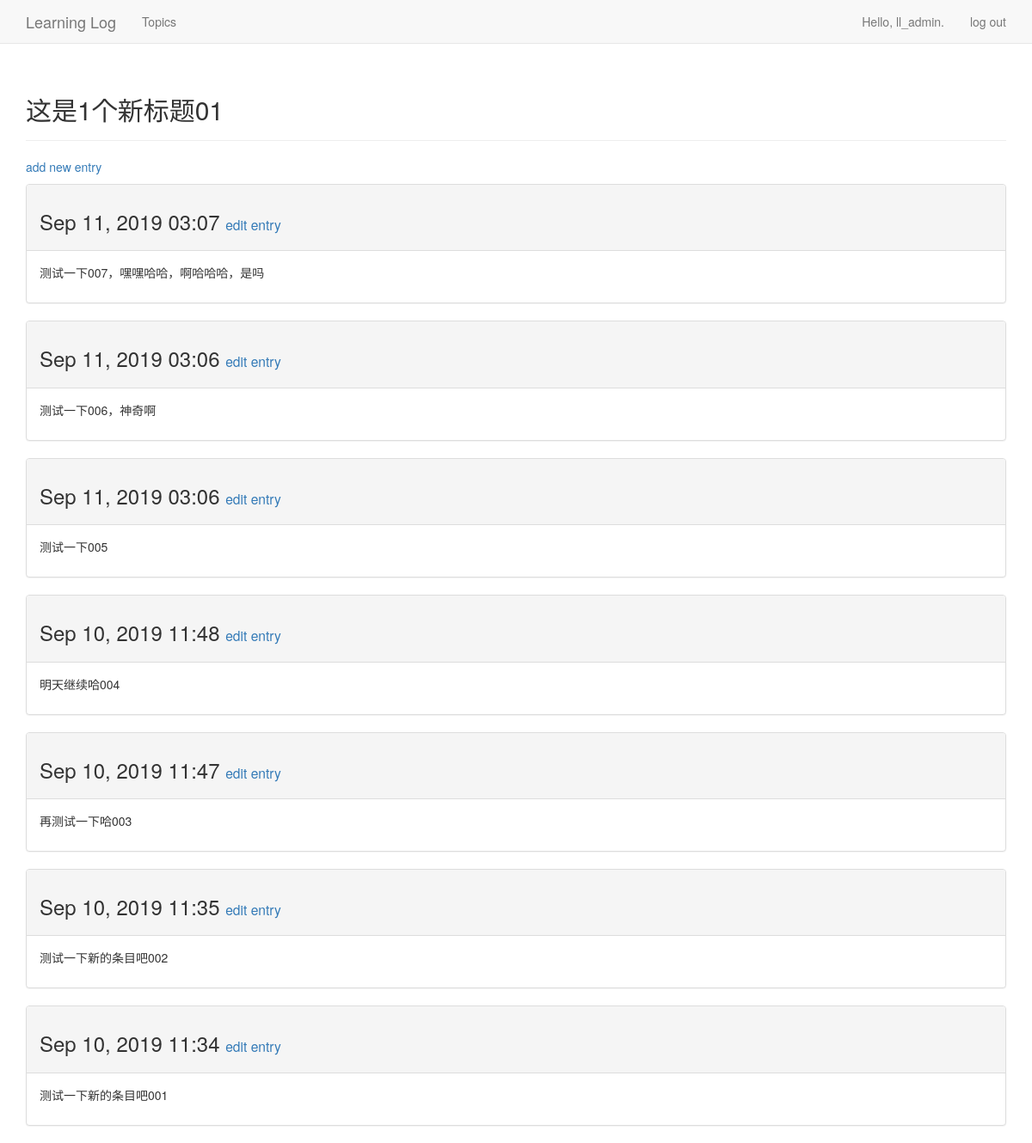
The page /topics/3/ (signed in) on the database its author committed.
### learning_logs/models.py (models this page shows, shortened)
class Topic(models.Model):
    text = models.CharField(max_length=200)
    date_added = models.DateTimeField(auto_now_add=True)
    owner = models.ForeignKey(User, on_delete=models.PROTECT)
    def __str__(self):
        return self.text

class Entry(models.Model):
    topic = models.ForeignKey(Topic, on_delete=models.PROTECT)
    text = models.TextField()
    date_added = models.DateTimeField(auto_now_add=True)
    class Meta:
        verbose_name_plural = 'entries'

### learning_logs/views.py (the view)
# urls.py: url(r'^topics/(?P<topic_id>\d+)/$', views.topic, name='topic'),
@login_required
def topic(request, topic_id):
    topic = get_object_or_404(Topic, id=topic_id)
    check_topic_owner(topic, request)
    entries = topic.entry_set.order_by('-date_added')
    context = {'topic': topic, 'entries': entries}
    return render(request, 'learning_logs/topic.html', context)

### learning_logs/views.py (called while the page is built)
def check_topic_owner(topic, request):
    if topic.owner != request.user:
        raise Http404

### learning_logs/templates/learning_logs/topic.html
{% extends 'learning_logs/base.html' %}
{% block header %}
  <h2>{{ topic }}</h2>
{% endblock header %}
{% block content %}
  <p>
    <a href="{% url 'learning_logs:new_entry' topic.id %}">add new entry</a>
  </p>
  {% for entry in entries %}
    <div class="panel panel-default">
      <div class="panel-heading">
        <h3>
          {{ entry.date_added|date:'M d, Y H:i' }}
          <small>
            <a href="{% url 'learning_logs:edit_entry' entry.id %}">
                edit entry</a>
          </small>
        </h3>
      </div>
      <div class="panel-body">
        {{ entry.text|linebreaks }}
      </div>
    </div>
  {% empty %}
       There are no entries for this topic yet.
  {% endfor %}
{% endblock content %}

### learning_logs/templates/learning_logs/base.html (shortened to what this page needs)
{% load bootstrap3 %}
<!DOCTYPE html>
<html lang="en">
  <head>
    {% bootstrap_css %}
  </head>
  <body>
    <nav class="navbar navbar-default navbar-static-top" role="navigation">
      <div class="container">
        <div class="navbar-header">
          <a class="navbar-brand" href="{% url 'learning_logs:index' %}">
                Learning Log</a>
        </div>
        <div id="navbar" class="navbar-collapse collapse">
          <ul class="nav navbar-nav">
            <li><a href="{% url 'learning_logs:topics' %}">Topics</a></li>
          </ul>
          <ul class="nav navbar-nav navbar-right">
            {% if user.is_authenticated %}
              <li><a>Hello, {{ user.username }}.</a></li>
              <li><a href="{% url 'users:logout' %}">log out</a></li>
            {% else %}
              <li><a href="{% url 'users:register' %}">register</a></li>
              <li><a href="{% url 'users:login' %}">log in</a></li>
            {% endif %}
          </ul>
        </div>
      </div>
    </nav>
    <div class="container">
      <div class="page-header">
        {% block header %}{% endblock header %}
      </div>
      <div>
        {% block content %}{% endblock content %}
      </div>
    </div>
  </body>
</html>

### rows shown on the page
Topic: text "这是1个新标题01"
Entry: date_added "Sep 11, 2019 03:07", text "测试一下007，嘿嘿哈哈，啊哈哈哈，是吗"
Entry: date_added "Sep 11, 2019 03:06", text "测试一下006，神奇啊"
Entry: date_added "Sep 11, 2019 03:06", text "测试一下005"
Entry: date_added "Sep 10, 2019 11:48", text "明天继续哈004"
Entry: date_added "Sep 10, 2019 11:47", text "再测试一下哈003"
Entry: date_added "Sep 10, 2019 11:35", text "测试一下新的条目吧002"
Entry: date_added "Sep 10, 2019 11:34", text "测试一下新的条目吧001"

### other values the page prints
{{ user.username }} "ll_admin"
